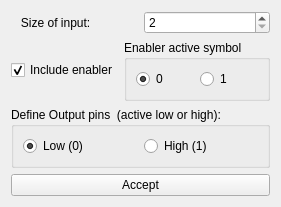
<?xml version="1.0" encoding="UTF-8"?>
<ui version="4.0">
 <class>Decoder</class>
 <widget class="QWidget" name="Decoder">
  <property name="geometry">
   <rect>
    <x>0</x>
    <y>0</y>
    <width>249</width>
    <height>192</height>
   </rect>
  </property>
  <property name="windowTitle">
   <string>Decoder</string>
  </property>
  <layout class="QVBoxLayout" name="verticalLayout">
   <item>
    <layout class="QHBoxLayout" name="horizontalLayout">
     <item>
      <widget class="QLabel" name="label">
       <property name="text">
        <string>   Size of input:</string>
       </property>
      </widget>
     </item>
     <item>
      <widget class="QSpinBox" name="sizeInput">
       <property name="minimum">
        <number>2</number>
       </property>
       <property name="maximum">
        <number>32768</number>
       </property>
      </widget>
     </item>
    </layout>
   </item>
   <item>
    <layout class="QHBoxLayout" name="horizontalLayout_4">
     <item>
      <widget class="QCheckBox" name="enabler">
       <property name="text">
        <string>Include enabler</string>
       </property>
       <property name="checked">
        <bool>true</bool>
       </property>
      </widget>
     </item>
     <item>
      <widget class="QGroupBox" name="groupBox">
       <property name="title">
        <string>Enabler active symbol</string>
       </property>
       <layout class="QHBoxLayout" name="horizontalLayout_3">
        <item>
         <widget class="QRadioButton" name="symb0">
          <property name="text">
           <string>0</string>
          </property>
          <property name="checked">
           <bool>true</bool>
          </property>
         </widget>
        </item>
        <item>
         <widget class="QRadioButton" name="symb1">
          <property name="text">
           <string>1</string>
          </property>
         </widget>
        </item>
       </layout>
      </widget>
     </item>
    </layout>
   </item>
   <item>
    <widget class="QGroupBox" name="groupBox_2">
     <property name="title">
      <string>Define Output pins  (active low or high):</string>
     </property>
     <layout class="QHBoxLayout" name="horizontalLayout_5">
      <item>
       <widget class="QRadioButton" name="defOut0">
        <property name="enabled">
         <bool>true</bool>
        </property>
        <property name="autoFillBackground">
         <bool>false</bool>
        </property>
        <property name="text">
         <string>Low (0)</string>
        </property>
        <property name="checked">
         <bool>true</bool>
        </property>
        <property name="autoRepeat">
         <bool>false</bool>
        </property>
       </widget>
      </item>
      <item>
       <widget class="QRadioButton" name="defOut1">
        <property name="text">
         <string>High (1)</string>
        </property>
       </widget>
      </item>
     </layout>
    </widget>
   </item>
   <item>
    <widget class="QPushButton" name="acceptButton">
     <property name="text">
      <string>Accept</string>
     </property>
    </widget>
   </item>
  </layout>
 </widget>
 <resources/>
 <connections>
  <connection>
   <sender>enabler</sender>
   <signal>toggled(bool)</signal>
   <receiver>groupBox</receiver>
   <slot>setEnabled(bool)</slot>
   <hints>
    <hint type="sourcelabel">
     <x>58</x>
     <y>92</y>
    </hint>
    <hint type="destinationlabel">
     <x>174</x>
     <y>92</y>
    </hint>
   </hints>
  </connection>
 </connections>
</ui>
